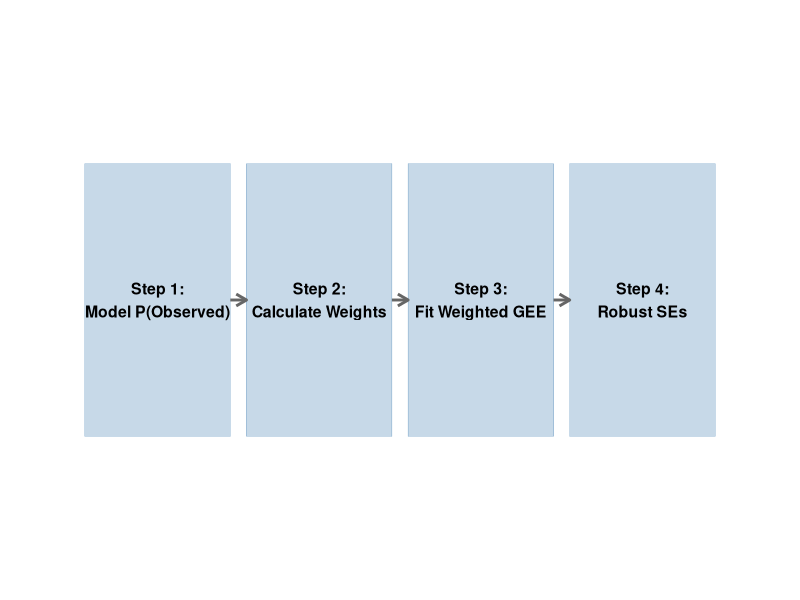
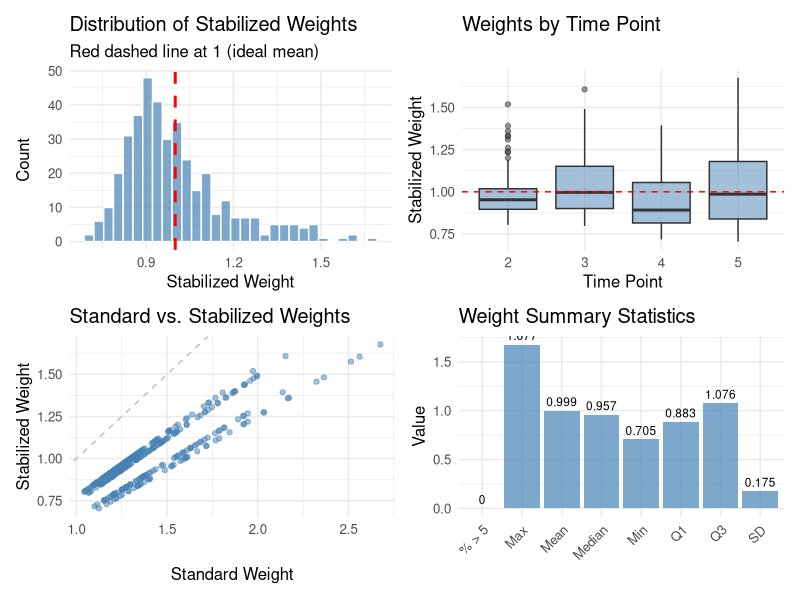
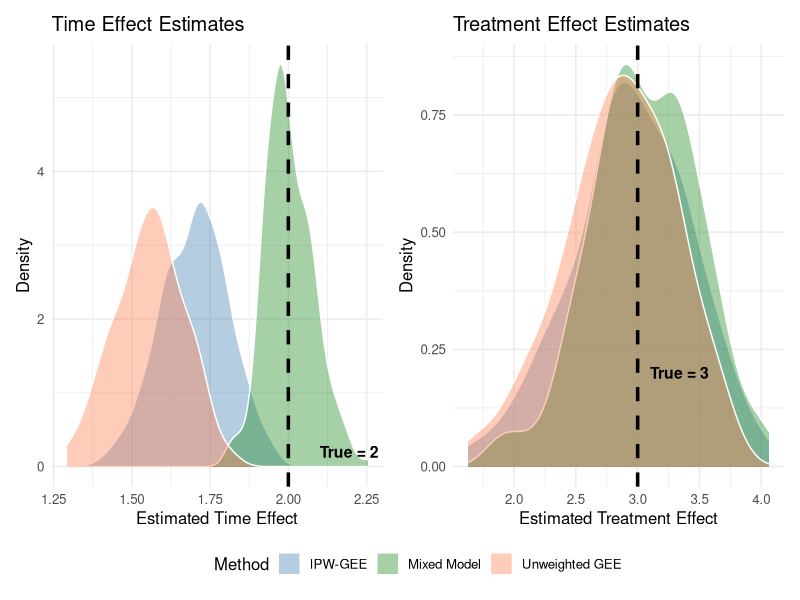
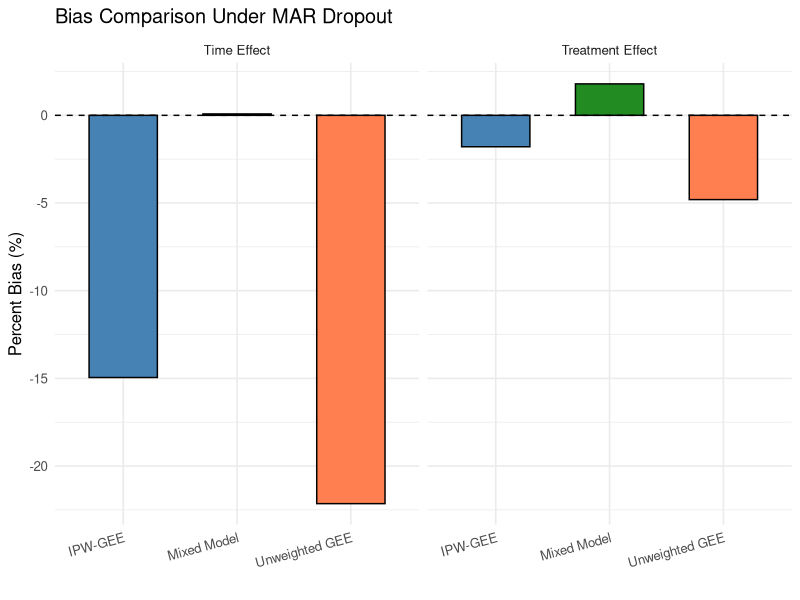
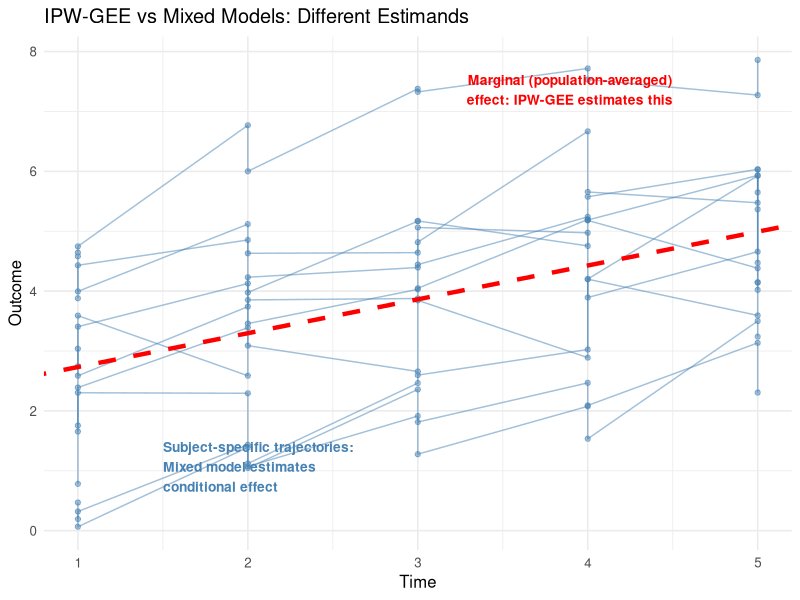

R code for these plots, in order:
## ---- chunk 1
#| label: setup
#| include: false

library(geepack)
library(nlme)
library(ggplot2)
library(dplyr)
library(tidyr)

set.seed(667)
## ---- chunk 2
#| label: fig-workflow
#| fig-cap: "The four steps of IPW-GEE"
#| fig-width: 10
#| fig-height: 3
#| echo: false

workflow_data <- data.frame(
  step = factor(1:4, labels = c(
    "Step 1:\nModel P(Observed)",
    "Step 2:\nCalculate Weights",
    "Step 3:\nFit Weighted GEE",
    "Step 4:\nRobust SEs"
  )),
  x = 1:4,
  y = 1
)

ggplot(workflow_data, aes(x = x, y = y)) +
  geom_tile(width = 0.9, height = 0.6, fill = "steelblue", alpha = 0.3, color = "steelblue") +
  geom_text(aes(label = step), size = 4, fontface = "bold") +
  geom_segment(aes(x = x + 0.45, xend = x + 0.55, y = y, yend = y),
               data = workflow_data[1:3, ],
               arrow = arrow(length = unit(0.3, "cm")),
               color = "gray40", linewidth = 1) +
  theme_void() +
  xlim(0.25, 4.75) + ylim(0.4, 1.6)
## ---- chunk 3
#| label: complete-implementation

# ============================================================
# IPW-GEE: Complete Implementation
# ============================================================

# --- Step 1: Create Example Data with MAR Dropout ---

set.seed(667)

n_subjects <- 200
n_times <- 5

# Generate complete data
data_complete <- expand.grid(
  time = 1:n_times,
  subject = 1:n_subjects
) |>
  arrange(subject, time) |>
  mutate(
    treatment = rep(rbinom(n_subjects, 1, 0.5), each = n_times)
  ) |>
  group_by(subject) |>
  mutate(
    b0 = rnorm(1, 0, sd = 3)[1],  # Random intercept
    y_complete = 10 + 2*time + 3*treatment + b0 + rnorm(n(), 0, 2)
  ) |>
  ungroup()

# Create MAR dropout: higher previous Y -> higher dropout probability
data_mar <- data_complete |>
  group_by(subject) |>
  mutate(
    y_lag = lag(y_complete),
    # Dropout probability depends on previous Y
    p_dropout = ifelse(is.na(y_lag), 0, plogis(-4 + 0.2*y_lag)),
    # Monotone dropout
    dropped = cumsum(runif(n()) < p_dropout) > 0,
    dropped = ifelse(time == 1, FALSE, dropped),
    # Observed outcome
    y_obs = ifelse(dropped, NA, y_complete),
    # Observation indicator
    observed = as.numeric(!is.na(y_obs))
  ) |>
  ungroup()

cat("Observation rates by time:\n")
data_mar |>
  group_by(time) |>
  summarize(pct_observed = round(100*mean(observed), 1)) |>
  print()
## ---- chunk 4
#| label: step2-weight-model

# --- Step 2: Fit Model for P(Observed) ---

# For weight modeling, we need lagged outcome from observed data
data_for_weights <- data_mar |>
  group_by(subject) |>
  mutate(
    # Lagged observed outcome (last observed value)
    y_lag_obs = lag(y_obs),
    # For subjects still in study, use their lagged value
    # Fill forward for those with missing lag
    y_lag_filled = ifelse(is.na(y_lag_obs) & time > 1,
                          NA, y_lag_obs)
  ) |>
  ungroup() |>
  # Only include times where we can model (time > 1, and previous obs available)
  filter(time > 1)

# Remove rows where lagged outcome is missing (can't compute weight)
data_for_weights_complete <- data_for_weights |>
  filter(!is.na(y_lag_filled))

# Fit logistic regression for observation probability
weight_model <- glm(
  observed ~ time + y_lag_filled + treatment,
  data = data_for_weights_complete,
  family = binomial(link = "logit")
)

summary(weight_model)
## ---- chunk 5
#| label: step3-calculate-weights

# --- Step 3: Calculate Weights ---

# Get predicted probabilities
data_for_weights_complete$pi_hat <- predict(weight_model, type = "response")

# Standard weights
data_for_weights_complete$weight <- 1 / data_for_weights_complete$pi_hat

# Stabilized weights
# Calculate marginal observation probability by time
marginal_probs <- data_for_weights_complete |>
  group_by(time) |>
  summarize(pi_marginal = mean(observed)) |>
  ungroup()

data_for_weights_complete <- left_join(
  data_for_weights_complete, marginal_probs, by = "time"
)

data_for_weights_complete$weight_stab <-
  data_for_weights_complete$pi_marginal / data_for_weights_complete$pi_hat

# Summary of weights
cat("Weight Summary:\n")
cat("\nStandard weights:\n")
summary(data_for_weights_complete$weight)

cat("\nStabilized weights:\n")
summary(data_for_weights_complete$weight_stab)
## ---- chunk 6
#| label: step4-fit-gee

# --- Step 4: Fit Weighted GEE ---

# Prepare data for GEE (only observed outcomes)
gee_data <- data_for_weights_complete |>
  filter(observed == 1) |>
  mutate(subject = factor(subject))

# Add time 1 observations (no weights needed, everyone observed)
time1_data <- data_mar |>
  filter(time == 1) |>
  mutate(
    weight = 1,
    weight_stab = 1,
    subject = factor(subject)
  ) |>
  select(subject, time, treatment, y_obs, weight, weight_stab)

gee_data_final <- bind_rows(
  time1_data,
  gee_data |> select(subject, time, treatment, y_obs, weight, weight_stab)
) |>
  arrange(subject, time) |>
  filter(!is.na(y_obs))

# Fit IPW-GEE with stabilized weights
ipw_gee_fit <- geeglm(
  y_obs ~ time + treatment,
  data = gee_data_final,
  id = subject,
  weights = weight_stab,
  family = gaussian,
  corstr = "independence"  # Independence is standard for IPW-GEE
)

cat("\n=== IPW-GEE Results ===\n")
summary(ipw_gee_fit)
## ---- chunk 7
#| label: fig-weight-diagnostics
#| fig-cap: "Weight distribution diagnostics"
#| fig-width: 10
#| fig-height: 8

# Prepare diagnostic data
diag_data <- gee_data_final |>
  filter(time > 1)  # Weights only relevant for time > 1

p1 <- ggplot(diag_data, aes(x = weight_stab)) +
  geom_histogram(bins = 30, fill = "steelblue", color = "white", alpha = 0.7) +
  geom_vline(xintercept = 1, linetype = "dashed", color = "red", linewidth = 1) +
  labs(x = "Stabilized Weight",
       y = "Count",
       title = "Distribution of Stabilized Weights",
       subtitle = "Red dashed line at 1 (ideal mean)") +
  theme_minimal(base_size = 12)

p2 <- ggplot(diag_data, aes(x = factor(time), y = weight_stab)) +
  geom_boxplot(fill = "steelblue", alpha = 0.5) +
  geom_hline(yintercept = 1, linetype = "dashed", color = "red") +
  labs(x = "Time Point",
       y = "Stabilized Weight",
       title = "Weights by Time Point") +
  theme_minimal(base_size = 12)

p3 <- ggplot(diag_data, aes(x = weight, y = weight_stab)) +
  geom_point(alpha = 0.5, color = "steelblue") +
  geom_abline(slope = 1, intercept = 0, linetype = "dashed", color = "gray") +
  labs(x = "Standard Weight",
       y = "Stabilized Weight",
       title = "Standard vs. Stabilized Weights") +
  theme_minimal(base_size = 12)

# Summary statistics
weight_summary <- diag_data |>
  summarize(
    Mean = mean(weight_stab),
    SD = sd(weight_stab),
    Min = min(weight_stab),
    Q1 = quantile(weight_stab, 0.25),
    Median = median(weight_stab),
    Q3 = quantile(weight_stab, 0.75),
    Max = max(weight_stab),
    `% > 5` = 100*mean(weight_stab > 5)
  ) |>
  pivot_longer(everything(), names_to = "Statistic", values_to = "Value") |>
  mutate(Value = round(Value, 3))

p4 <- ggplot(weight_summary, aes(x = Statistic, y = Value)) +
  geom_col(fill = "steelblue", alpha = 0.7) +
  geom_text(aes(label = Value), vjust = -0.5, size = 3) +
  labs(title = "Weight Summary Statistics",
       x = "", y = "Value") +
  theme_minimal(base_size = 12) +
  theme(axis.text.x = element_text(angle = 45, hjust = 1))

library(patchwork)
(p1 + p2) / (p3 + p4)
## ---- chunk 8
#| label: weight-truncation

# Method 1: Truncate at percentiles
truncate_weights_percentile <- function(weights, lower = 0.01, upper = 0.99) {
  bounds <- quantile(weights, c(lower, upper))
  pmin(pmax(weights, bounds[1]), bounds[2])
}

# Method 2: Truncate at fixed values
truncate_weights_fixed <- function(weights, max_weight = 10) {
  pmin(weights, max_weight)
}

# Apply truncation
gee_data_final$weight_trunc <- truncate_weights_percentile(gee_data_final$weight_stab)

cat("Original weights - Max:", max(gee_data_final$weight_stab), "\n")
cat("Truncated weights - Max:", max(gee_data_final$weight_trunc), "\n")
## ---- chunk 9
#| label: simulation-comparison
#| cache: true

set.seed(667)

# Simulation parameters
n_sims <- 200
n_subjects <- 200
n_times <- 5
beta_time_true <- 2
beta_trt_true <- 3

# Storage
results <- data.frame(
  sim = integer(),
  method = character(),
  parameter = character(),
  estimate = numeric(),
  se = numeric()
)

for (s in 1:n_sims) {

  # Generate data
  sim_data <- expand.grid(
    time = 1:n_times,
    subject = 1:n_subjects
  ) |>
    arrange(subject, time) |>
    mutate(
      treatment = rep(rbinom(n_subjects, 1, 0.5), each = n_times)
    ) |>
    group_by(subject) |>
    mutate(
      b0 = rnorm(1, 0, sd = 3)[1],
      y_complete = 10 + beta_time_true*time + beta_trt_true*treatment +
                   b0 + rnorm(n(), 0, 2)
    ) |>
    ungroup()

  # MAR dropout
  sim_data <- sim_data |>
    group_by(subject) |>
    mutate(
      y_lag = lag(y_complete),
      p_dropout = ifelse(is.na(y_lag), 0, plogis(-4 + 0.2*y_lag)),
      dropped = cumsum(runif(n()) < p_dropout) > 0,
      dropped = ifelse(time == 1, FALSE, dropped),
      y_obs = ifelse(dropped, NA, y_complete),
      observed = as.numeric(!is.na(y_obs))
    ) |>
    ungroup()

  # ========================================
  # Method 1: Unweighted GEE (BIASED)
  # ========================================
  gee_data_unweighted <- sim_data |>
    filter(!is.na(y_obs)) |>
    mutate(subject = factor(subject))

  fit_gee_uw <- tryCatch({
    geeglm(y_obs ~ time + treatment, data = gee_data_unweighted,
           id = subject, family = gaussian, corstr = "independence")
  }, error = function(e) NULL)

  if (!is.null(fit_gee_uw)) {
    coefs <- summary(fit_gee_uw)$coefficients
    results <- rbind(results, data.frame(
      sim = s,
      method = "Unweighted GEE",
      parameter = c("time", "treatment"),
      estimate = coefs[c("time", "treatment"), "Estimate"],
      se = coefs[c("time", "treatment"), "Std.err"]
    ))
  }

  # ========================================
  # Method 2: IPW-GEE (APPROXIMATELY UNBIASED)
  # ========================================

  # Weight model data
  weight_data <- sim_data |>
    group_by(subject) |>
    mutate(y_lag_obs = lag(y_obs)) |>
    ungroup() |>
    filter(time > 1, !is.na(y_lag_obs))

  if (nrow(weight_data) > 50) {
    weight_mod <- tryCatch({
      glm(observed ~ time + y_lag_obs + treatment,
          data = weight_data, family = binomial)
    }, error = function(e) NULL)

    if (!is.null(weight_mod)) {
      weight_data$pi_hat <- predict(weight_mod, type = "response")
      weight_data$weight <- 1 / pmax(weight_data$pi_hat, 0.05)  # Truncate

      # Stabilize
      marg <- weight_data |>
        group_by(time) |>
        summarize(pi_marg = mean(observed))
      weight_data <- left_join(weight_data, marg, by = "time")
      weight_data$weight_stab <- weight_data$pi_marg /
                                  pmax(weight_data$pi_hat, 0.05)

      # GEE data
      gee_ipw <- weight_data |>
        filter(observed == 1) |>
        mutate(subject = factor(subject))

      # Add time 1
      t1 <- sim_data |>
        filter(time == 1) |>
        mutate(weight_stab = 1, subject = factor(subject)) |>
        select(subject, time, treatment, y_obs, weight_stab)

      gee_ipw_final <- bind_rows(
        t1,
        gee_ipw |> select(subject, time, treatment, y_obs, weight_stab)
      ) |>
        arrange(subject, time)

      fit_ipw <- tryCatch({
        geeglm(y_obs ~ time + treatment, data = gee_ipw_final,
               id = subject, weights = weight_stab,
               family = gaussian, corstr = "independence")
      }, error = function(e) NULL)

      if (!is.null(fit_ipw)) {
        coefs <- summary(fit_ipw)$coefficients
        results <- rbind(results, data.frame(
          sim = s,
          method = "IPW-GEE",
          parameter = c("time", "treatment"),
          estimate = coefs[c("time", "treatment"), "Estimate"],
          se = coefs[c("time", "treatment"), "Std.err"]
        ))
      }
    }
  }

  # ========================================
  # Method 3: Mixed Model (APPROXIMATELY UNBIASED)
  # ========================================
  fit_mm <- tryCatch({
    lme(y_obs ~ time + treatment,
        random = ~ 1 | subject,
        data = sim_data,
        na.action = na.omit,
        method = "REML")
  }, error = function(e) NULL)

  if (!is.null(fit_mm)) {
    coefs <- summary(fit_mm)$tTable
    results <- rbind(results, data.frame(
      sim = s,
      method = "Mixed Model",
      parameter = c("time", "treatment"),
      estimate = coefs[c("time", "treatment"), "Value"],
      se = coefs[c("time", "treatment"), "Std.Error"]
    ))
  }
}
## ---- chunk 10
#| label: simulation-results

# Summarize results
summary_results <- results |>
  group_by(method, parameter) |>
  summarize(
    n_sims = n(),
    mean_est = mean(estimate),
    sd_est = sd(estimate),
    mean_se = mean(se),
    .groups = "drop"
  ) |>
  mutate(
    true_value = ifelse(parameter == "time", beta_time_true, beta_trt_true),
    bias = mean_est - true_value,
    pct_bias = 100 * bias / true_value
  )

cat("=== SIMULATION RESULTS ===\n\n")
cat("True values: beta_time =", beta_time_true, ", beta_trt =", beta_trt_true, "\n\n")

# Display results
summary_results |>
  select(method, parameter, mean_est, bias, pct_bias, sd_est) |>
  mutate(across(where(is.numeric), ~round(., 3))) |>
  print(n = 20)
## ---- chunk 11
#| label: fig-simulation-results
#| fig-cap: "Comparison of methods under MAR dropout"
#| fig-width: 12
#| fig-height: 6

# Create comparison plot
true_values <- data.frame(
  parameter = c("time", "treatment"),
  true_value = c(beta_time_true, beta_trt_true)
)

results_plot <- results |>
  left_join(true_values, by = "parameter")

p1 <- ggplot(results_plot |> filter(parameter == "time"),
             aes(x = estimate, fill = method)) +
  geom_density(alpha = 0.4, color = "white") +
  geom_vline(xintercept = beta_time_true, linetype = "dashed",
             linewidth = 1.2, color = "black") +
  annotate("text", x = beta_time_true + 0.1, y = 0.2,
           label = paste("True =", beta_time_true),
           hjust = 0, size = 4, fontface = "bold") +
  scale_fill_manual(values = c("Unweighted GEE" = "coral",
                               "IPW-GEE" = "steelblue",
                               "Mixed Model" = "forestgreen")) +
  labs(x = "Estimated Time Effect",
       y = "Density",
       title = "Time Effect Estimates",
       fill = "Method") +
  theme_minimal(base_size = 12) +
  theme(legend.position = "bottom")

p2 <- ggplot(results_plot |> filter(parameter == "treatment"),
             aes(x = estimate, fill = method)) +
  geom_density(alpha = 0.4, color = "white") +
  geom_vline(xintercept = beta_trt_true, linetype = "dashed",
             linewidth = 1.2, color = "black") +
  annotate("text", x = beta_trt_true + 0.1, y = 0.2,
           label = paste("True =", beta_trt_true),
           hjust = 0, size = 4, fontface = "bold") +
  scale_fill_manual(values = c("Unweighted GEE" = "coral",
                               "IPW-GEE" = "steelblue",
                               "Mixed Model" = "forestgreen")) +
  labs(x = "Estimated Treatment Effect",
       y = "Density",
       title = "Treatment Effect Estimates",
       fill = "Method") +
  theme_minimal(base_size = 12) +
  theme(legend.position = "bottom")

p1 + p2 + plot_layout(guides = "collect") & theme(legend.position = "bottom")
## ---- chunk 12
#| label: fig-bias-comparison
#| fig-cap: "Percent bias by method and parameter"
#| fig-width: 9
#| fig-height: 5

ggplot(summary_results, aes(x = method, y = pct_bias, fill = method)) +
  geom_col(width = 0.6, color = "black") +
  geom_hline(yintercept = 0, linetype = "dashed", color = "black") +
  facet_wrap(~parameter, labeller = labeller(
    parameter = c("time" = "Time Effect", "treatment" = "Treatment Effect")
  )) +
  scale_fill_manual(values = c("Unweighted GEE" = "coral",
                               "IPW-GEE" = "steelblue",
                               "Mixed Model" = "forestgreen")) +
  labs(x = "",
       y = "Percent Bias (%)",
       title = "Bias Comparison Under MAR Dropout") +
  theme_minimal(base_size = 12) +
  theme(legend.position = "none",
        axis.text.x = element_text(angle = 15, hjust = 1))
## ---- chunk 13
#| label: effect-comparison
#| echo: false
#| fig-width: 8
#| fig-height: 4
#| fig-cap: "Marginal vs. conditional effects: what IPW-GEE and mixed models estimate"

# Illustrate marginal vs conditional
set.seed(667)

# Simulate two groups with different random effects
group_data <- data.frame(
  x = rep(1:5, 20),
  group = rep(1:10, each = 10)
) |>
  mutate(
    b0 = rep(rnorm(10, 0, 2), each = 10),  # Random intercept by group
    y = 2 + 0.5*x + b0 + rnorm(100, 0, 0.5)
  )

# Calculate marginal and conditional fits
marginal_fit <- lm(y ~ x, data = group_data)
conditional_slopes <- group_data |>
  group_by(group) |>
  summarize(slope = coef(lm(y ~ x))[2], .groups = "drop") |>
  pull(slope)

ggplot(group_data, aes(x = x, y = y, group = group)) +
  geom_line(alpha = 0.5, color = "steelblue") +
  geom_point(alpha = 0.5, color = "steelblue") +
  geom_abline(intercept = coef(marginal_fit)[1],
              slope = coef(marginal_fit)[2],
              color = "red", linewidth = 1.5, linetype = "dashed") +
  annotate("text", x = 4.5, y = max(group_data$y) - 0.5,
           label = "Marginal (population-averaged)\neffect: IPW-GEE estimates this",
           color = "red", hjust = 1, size = 3.5, fontface = "bold") +
  annotate("text", x = 1.5, y = min(group_data$y) + 1,
           label = "Subject-specific trajectories:\nMixed model estimates\nconditional effect",
           color = "steelblue", hjust = 0, size = 3.5, fontface = "bold") +
  labs(x = "Time", y = "Outcome",
       title = "IPW-GEE vs Mixed Models: Different Estimands") +
  theme_minimal(base_size = 12)
## ---- chunk 14
#| label: code-template

#' Fit IPW-GEE for Longitudinal Data with MAR Dropout
#'
#' @param data Data frame with longitudinal data
#' @param outcome_formula Formula for outcome model (e.g., y ~ time + treatment)
#' @param weight_formula Formula for weight model (e.g., observed ~ time + lag_y + treatment)
#' @param id_var Character string naming the subject ID variable
#' @param time_var Character string naming the time variable
#' @param observed_var Character string naming the observation indicator (1=observed, 0=missing)
#' @param outcome_var Character string naming the outcome variable
#' @param weight_truncation Upper percentile for weight truncation (default 0.99)
#' @param corstr Correlation structure for GEE (default "independence")
#'
#' @return List containing:
#'   - gee_fit: The fitted GEE object
#'   - weight_model: The logistic regression for weights
#'   - weight_summary: Summary statistics for weights
#'   - data: The data with weights attached
#'
fit_ipw_gee <- function(data,
                        outcome_formula,
                        weight_formula,
                        id_var,
                        time_var,
                        observed_var,
                        outcome_var,
                        weight_truncation = 0.99,
                        corstr = "independence") {

  # Load required packages
  require(geepack)
  require(dplyr)

  # =========================================
  # Step 1: Fit weight model
  # =========================================

  # Get weight model data (exclude first time point if modeling conditional dropout)
  weight_data <- data |>
    filter(!is.na(data[[all.vars(weight_formula[[3]])[
      grepl("lag", all.vars(weight_formula[[3]]))
    ][1]]])) # Filter for non-missing lagged variables

  # Fit logistic regression for observation probability
  weight_model <- glm(
    weight_formula,
    data = weight_data,
    family = binomial(link = "logit")
  )

  # =========================================
  # Step 2: Calculate weights
  # =========================================

  # Predicted probabilities
  weight_data$pi_hat <- predict(weight_model, type = "response")

  # Truncate very small probabilities
  min_pi <- 0.01
  weight_data$pi_hat <- pmax(weight_data$pi_hat, min_pi)

  # Standard weights
  weight_data$weight <- 1 / weight_data$pi_hat

  # Stabilized weights
  marginal_probs <- weight_data |>
    group_by(across(all_of(time_var))) |>
    summarize(pi_marginal = mean(get(observed_var)), .groups = "drop")

  weight_data <- left_join(weight_data, marginal_probs, by = time_var)
  weight_data$weight_stab <- weight_data$pi_marginal / weight_data$pi_hat

  # Truncate extreme weights
  upper_bound <- quantile(weight_data$weight_stab, weight_truncation)
  weight_data$weight_stab_trunc <- pmin(weight_data$weight_stab, upper_bound)

  # =========================================
  # Step 3: Prepare GEE data
  # =========================================

  # Get first time point (assume all observed, weight = 1)
  first_time <- min(data[[time_var]])
  first_time_data <- data |>
    filter(get(time_var) == first_time) |>
    mutate(
      weight_stab_trunc = 1,
      weight_stab = 1,
      weight = 1
    )

  # Combine with weighted data
  gee_data <- bind_rows(
    first_time_data |>
      select(all_of(c(id_var, time_var, all.vars(outcome_formula),
                      "weight_stab_trunc", "weight_stab", "weight"))),
    weight_data |>
      filter(get(observed_var) == 1) |>
      select(all_of(c(id_var, time_var, all.vars(outcome_formula),
                      "weight_stab_trunc", "weight_stab", "weight")))
  ) |>
    arrange(get(id_var), get(time_var)) |>
    filter(!is.na(get(outcome_var)))

  # Convert ID to factor
  gee_data[[id_var]] <- factor(gee_data[[id_var]])

  # =========================================
  # Step 4: Fit weighted GEE
  # =========================================

  gee_formula <- as.formula(outcome_formula)

  gee_fit <- geeglm(
    gee_formula,
    data = gee_data,
    id = gee_data[[id_var]],
    weights = weight_stab_trunc,
    family = gaussian,
    corstr = corstr
  )

  # =========================================
  # Step 5: Compile output
  # =========================================

  weight_summary <- data.frame(
    Statistic = c("Mean", "SD", "Min", "Q1", "Median", "Q3", "Max", "Pct_Truncated"),
    Value = c(
      mean(gee_data$weight_stab_trunc),
      sd(gee_data$weight_stab_trunc),
      min(gee_data$weight_stab_trunc),
      quantile(gee_data$weight_stab_trunc, 0.25),
      median(gee_data$weight_stab_trunc),
      quantile(gee_data$weight_stab_trunc, 0.75),
      max(gee_data$weight_stab_trunc),
      100 * mean(gee_data$weight_stab >= upper_bound)
    )
  )

  result <- list(
    gee_fit = gee_fit,
    weight_model = weight_model,
    weight_summary = weight_summary,
    data = gee_data,
    truncation_threshold = upper_bound
  )

  class(result) <- c("ipw_gee", class(result))

  return(result)
}

#' Print method for ipw_gee objects
print.ipw_gee <- function(x, ...) {
  cat("=== IPW-GEE Results ===\n\n")

  cat("Weight Summary (Stabilized, Truncated):\n")
  print(x$weight_summary, row.names = FALSE)

  cat("\nGEE Coefficients:\n")
  print(summary(x$gee_fit)$coefficients)

  cat("\nCorrelation structure:", x$gee_fit$corstr, "\n")
  cat("Number of clusters:", length(unique(x$gee_fit$id)), "\n")

  invisible(x)
}
